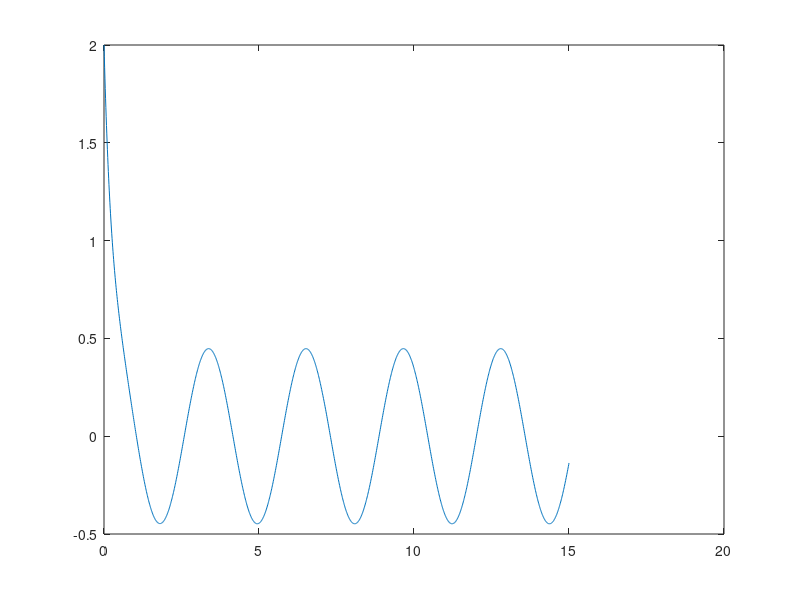

Reproduce this figure in MATLAB. (Note: this script raises an error after producing the figure.)
eqn =@(t,y) - 4*y + 2*cos(2*t);
tspan=0:0.01:15;
[t,y]=ode23(eqn,tspan,2);
plot(t,y)
title('Solution of Differential Equation','075BCT068');
xlabel('t');
ylabel('y');